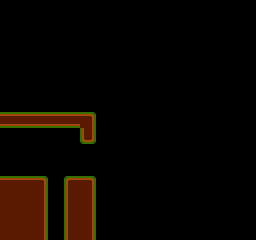

Below is a game level as drawn by its tile map, then a one-line description and the .tmx file that defines it, in full:
An orthogonal 32x30 tile map with 8x8 px tiles, 1 tile layer (Tile Layer 1), 2 tilesets.

<map version="1.2" tiledversion="1.3.1" orientation="orthogonal" renderorder="right-down" compressionlevel="-1" width="32" height="30" tilewidth="8" tileheight="8" infinite="0" nextlayerid="2" nextobjectid="1">
 <tileset firstgid="1" name="16_tile_2" tilewidth="8" tileheight="8" tilecount="16" columns="8">
  <image source="16_tile_2.png" width="64" height="16" />
 </tileset>
 <tileset firstgid="17" name="spikes" tilewidth="8" tileheight="8" tilecount="16" columns="4">
  <image source="spikes.png" width="32" height="32" />
 </tileset>
 <layer id="1" name="Tile Layer 1" width="32" height="30">
  <data encoding="csv">
0,0,0,0,0,0,0,0,0,0,0,0,0,0,0,0,0,0,0,0,0,0,0,0,0,0,0,0,0,0,0,0,
0,0,0,0,0,0,0,0,0,0,0,0,0,0,0,0,0,0,0,0,0,0,0,0,0,0,0,0,0,0,0,0,
0,0,0,0,0,0,0,0,0,0,0,0,0,0,0,0,0,0,0,0,0,0,0,0,0,0,0,0,0,0,0,0,
0,0,0,0,0,0,0,0,0,0,0,0,0,0,0,0,0,0,0,0,0,0,0,0,0,0,0,0,0,0,0,0,
0,0,0,0,0,0,0,0,0,0,0,0,0,0,0,0,0,0,0,0,0,0,0,0,0,0,0,0,0,0,0,0,
0,0,0,0,0,0,0,0,0,0,0,0,0,0,0,0,0,0,0,0,0,0,0,0,0,0,0,0,0,0,0,0,
0,0,0,0,0,0,0,0,0,0,0,0,0,0,0,0,0,0,0,0,0,0,0,0,0,0,0,0,0,0,0,0,
0,0,0,0,0,0,0,0,0,0,0,0,0,0,0,0,0,0,0,0,0,0,0,0,0,0,0,0,0,0,0,0,
0,0,0,0,0,0,0,0,0,0,0,0,0,0,0,0,0,0,0,0,0,0,0,0,0,0,0,0,0,0,0,0,
0,0,0,0,0,0,0,0,0,0,0,0,0,0,0,0,0,0,0,0,0,0,0,0,0,0,0,0,0,0,0,0,
0,0,0,0,0,0,0,0,0,0,0,0,0,0,0,0,0,0,0,0,0,0,0,0,0,0,0,0,0,0,0,0,
0,0,0,0,0,0,0,0,0,0,0,0,0,0,0,0,0,0,0,0,0,0,0,0,0,0,0,0,0,0,0,0,
0,0,0,0,0,0,0,0,0,0,0,0,0,0,0,0,0,0,0,0,0,0,0,0,0,0,0,0,0,0,0,0,
0,0,0,0,0,0,0,0,0,0,0,0,0,0,0,0,0,0,0,0,0,0,0,0,0,0,0,0,0,0,0,0,
3,3,3,3,3,3,3,3,3,3,3,2,0,0,0,0,0,0,0,0,0,0,0,0,0,0,0,0,0,0,0,0,
11,11,11,11,11,11,11,11,11,11,7,14,0,0,0,0,0,0,0,0,0,0,0,0,0,0,0,0,0,0,0,0,
0,0,0,0,0,0,0,0,0,0,13,14,0,0,0,0,0,0,0,0,0,0,0,0,0,0,0,0,0,0,0,0,
0,0,0,0,0,0,0,0,0,0,9,10,0,0,0,0,0,0,0,0,0,0,0,0,0,0,0,0,0,0,0,0,
0,0,0,0,0,0,0,0,0,0,0,0,0,0,0,0,0,0,0,0,0,0,0,0,0,0,0,0,0,0,0,0,
0,0,0,0,0,0,0,0,0,0,0,0,0,0,0,0,0,0,0,0,0,0,0,0,0,0,0,0,0,0,0,0,
0,0,0,0,0,0,0,0,0,0,0,0,0,0,0,0,0,0,0,0,0,0,0,0,0,0,0,0,0,0,0,0,
0,0,0,0,0,0,0,0,0,0,0,0,0,0,0,0,0,0,0,0,0,0,0,0,0,0,0,0,0,0,0,0,
4,4,4,4,4,2,0,0,1,3,3,2,0,0,0,0,0,0,0,0,0,0,0,0,0,0,0,0,0,0,0,0,
7,7,7,7,7,6,0,0,5,7,7,6,0,0,0,0,0,0,0,0,0,0,0,0,0,0,0,0,0,0,0,0,
7,7,7,7,7,6,0,0,5,7,7,6,0,0,0,0,0,0,0,0,0,0,0,0,0,0,0,0,0,0,0,0,
7,7,7,7,7,6,0,0,5,7,7,6,0,0,0,0,0,0,0,0,0,0,0,0,0,0,0,0,0,0,0,0,
7,7,7,7,7,6,0,0,5,7,7,6,0,0,0,0,0,0,0,0,0,0,0,0,0,0,0,0,0,0,0,0,
7,7,7,7,7,6,0,0,5,7,7,6,0,0,0,0,0,0,0,0,0,0,0,0,0,0,0,0,0,0,0,0,
7,7,7,7,7,6,0,0,5,7,7,6,0,0,0,0,0,0,0,0,0,0,0,0,0,0,0,0,0,0,0,0,
7,7,7,7,7,6,0,0,5,7,7,6,0,0,0,0,0,0,0,0,0,0,0,0,0,0,0,0,0,0,0,0
</data>
 </layer>
</map>
